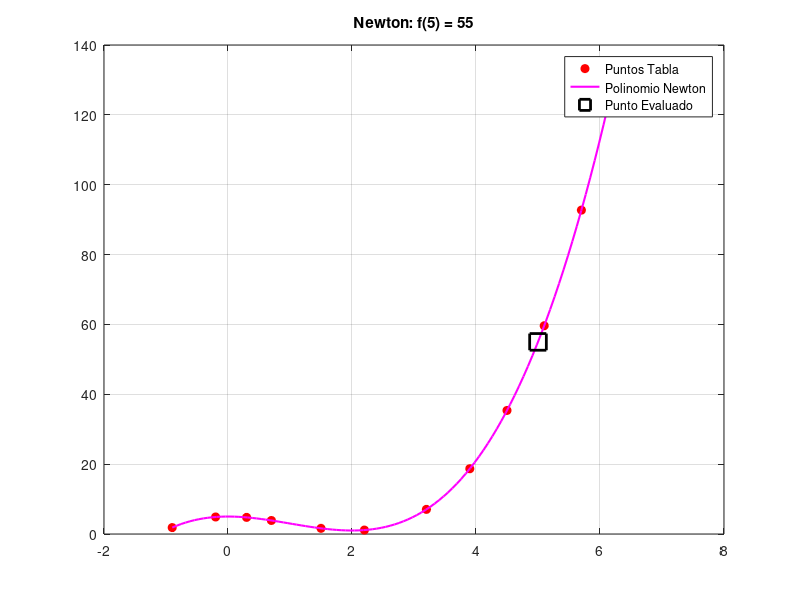

MATLAB code to generate this figure:
clear; clc; close all;

x_data = [-0.9; -0.2; 0.3; 0.7; 1.5; 2.2; 3.2; 3.9; 4.5; 5.1; 5.7; 6.2];
y_data = [1.841; 4.872; 4.757; 3.873; 1.625; 1.128; 7.048; 18.689; 35.375; 59.621; 92.723; 128.008];

fprintf('--- MÉTODO DE NEWTON (Diferencias Divididas) ---\n');
x_eval = input('¿En qué valor de x quieres evaluar? ');

n = length(x_data);
D = zeros(n, n);
D(:,1) = y_data;

for j = 2:n
    for i = 1:n-j+1
        D(i,j) = (D(i+1,j-1) - D(i,j-1)) / (x_data(i+j-1) - x_data(i));
    end
end

eval_newton = @(val) D(1,1);
for i = 1:n-1
    termino = @(val) D(1, i+1);
    for j = 1:i
        temp_f = termino;
        termino = @(val) temp_f(val) .* (val - x_data(j));
    end
    ant_f = eval_newton;
    eval_newton = @(val) ant_f(val) + termino(val);
end

N_eval = eval_newton(x_eval);

xp = linspace(min(x_data), max(x_data), 100);
figure('Name', 'Interpolación Newton', 'Color', 'w');
plot(x_data, y_data, 'ro', 'MarkerFaceColor', 'r'); hold on;
plot(xp, eval_newton(xp), 'm-', 'LineWidth', 1.5);
plot(x_eval, N_eval, 'ks', 'MarkerSize', 12, 'LineWidth', 2);
grid on;
title(['Newton: f(' num2str(x_eval) ') = ' num2str(N_eval)]);
legend('Puntos Tabla', 'Polinomio Newton', 'Punto Evaluado');
